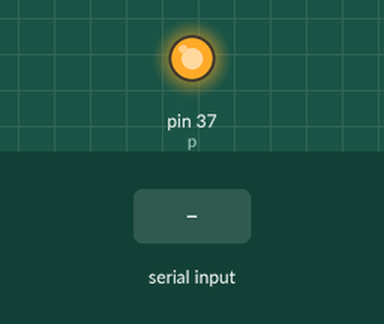
Recording of a program running on a simulated Raspberry Pi (header pin numbers). On the bench: output pins drawn as LEDs (lit = HIGH). The test bench sets the inputs (shaded band). What the program prints to the terminal is not drawn. At 1.3 s the program stops and its outputs stay as they are.

Above: at 1.2 s.
1.3 s: "1" typed at the terminal, then Enter
At 1.9 s:
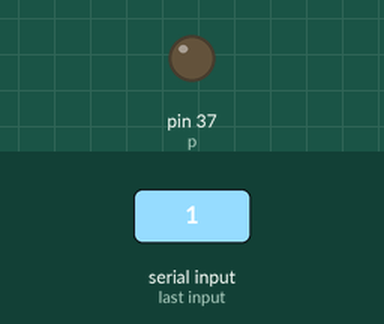
Timing chart, 0 to 2.8 s (numbered marks = the images above; inputs shaded):
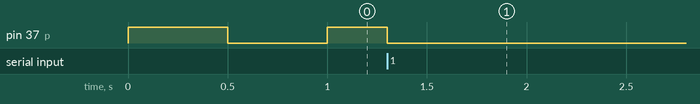

The program:

led_pwm.py
```python
import RPi.GPIO as GPIO
GPIO.setmode(GPIO.BOARD)
GPIO.setup(37, GPIO.OUT)

p = GPIO.PWM(37, 1)

p.start(1)
p.ChangeDutyCycle(50)
input('点击回车停止：')   # 在 Python 2 中需要使用 raw_input
p.stop()
GPIO.cleanup()
```
